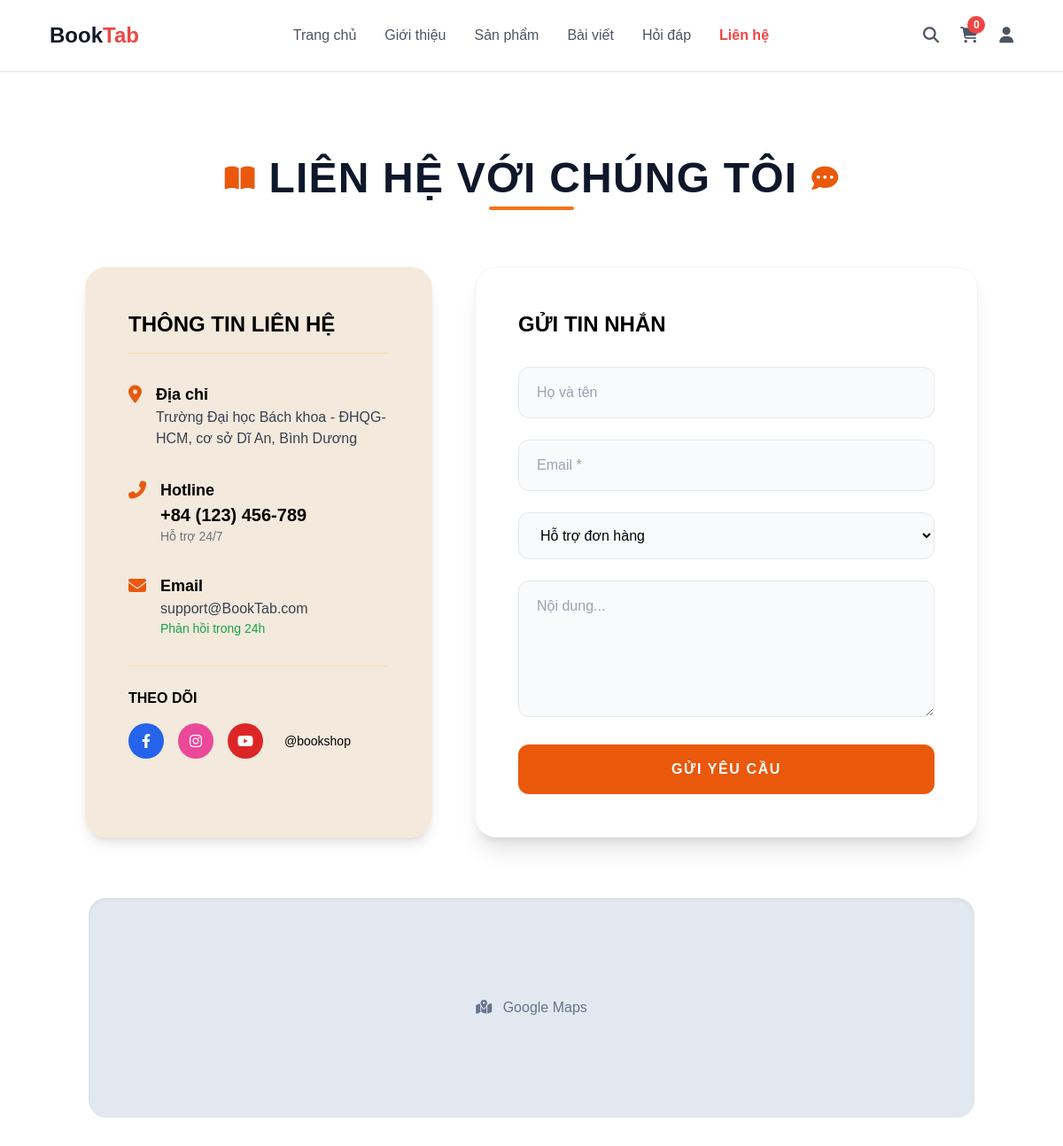
Screenshot of /public/index.php?page=contact with the database file from the repository.
### tables this page shows
CREATE TABLE companycontact (
    PhoneNumber VARCHAR(20),             
    Address NVARCHAR(500),               
    Email VARCHAR(255)                   
);

### app/models/CompanyContactModel.php (called while the page is built, shortened)
<?php
class CompanyContactModel
{
    private $conn;
    private $table = "companycontact";
    public function __construct($dbConnection)
    {
        $this->conn = $dbConnection;
    }
    public function getContactInfo()
    {
        $sql = "SELECT PhoneNumber, Address, Email FROM " . $this->table . " LIMIT 1";
        $stmt = $this->conn->prepare($sql);
        $stmt->execute();
        return $stmt->fetch(PDO::FETCH_ASSOC);
    }
}
?>

### app/controllers/ContactController.php (called while the page is built, shortened)
<?php
class ContactController extends BaseController
{
    public function index()
    {
        require_once "../app/models/CompanyContactModel.php";
        $companyContactModel = new CompanyContactModel($this->db);
        $contact = $companyContactModel->getContactInfo() ?: [];
    }
}
?>

### app/controllers/BaseController.php (called while the page is built, shortened)
<?php
class BaseController {
    public function __construct($dbConnection) {
        $this->db = $dbConnection;
    }
}
?>

### app/views/pages/Contact.php (the view, shortened to what this page needs)
<?php $contact = $GLOBALS['contact_data'] ?? []; ?>
<div class="max-w-6xl mx-auto px-4 py-16">
    <header class="text-center mb-16">
        <div class="flex justify-center items-center gap-4 mb-2">
            <i class="fas fa-book-open text-3xl text-orange-600" aria-hidden="true"></i>
            <h1 class="text-4xl md:text-5xl font-bold brand-font text-slate-900 uppercase tracking-wide">
                Liên Hệ Với Chúng Tôi
            </h1>
            <i class="fas fa-comment-dots text-3xl text-orange-600" aria-hidden="true"></i>
        </div>
        <div class="h-1 w-24 bg-orange-500 mx-auto rounded-full"></div>
    </header>
    <main class="grid grid-cols-1 lg:grid-cols-12 gap-12">
        <section class="lg:col-span-5 bg-[#f3e9dc] p-8 md:p-12 rounded-3xl shadow-lg border border-orange-100"
                 aria-labelledby="contact-info-title">
            <h2 id="contact-info-title"
                class="text-2xl font-bold brand-font mb-8 border-b border-orange-200 pb-4 uppercase">
                Thông tin liên hệ
            </h2>
            <div class="space-y-8">
                <div class="flex gap-4">
                    <i class="fas fa-map-marker-alt text-orange-600 text-xl" aria-hidden="true"></i>
                    <div>
                        <h3 class="font-bold text-lg">Địa chỉ</h3>
                        <p class="text-gray-700">
                            <?php echo htmlspecialchars($contact['Address'] ?? 'Chưa cập nhật'); ?>
                        </p>
                    </div>
                </div>
                <div class="flex gap-4">
                    <i class="fas fa-phone-alt text-orange-600 text-xl" aria-hidden="true"></i>
                    <div>
                        <h3 class="font-bold text-lg">Hotline</h3>
                        <a href="tel:<?php echo htmlspecialchars($contact['PhoneNumber'] ?? ''); ?>"
                           class="text-xl font-semibold hover:text-orange-600 transition">
                            <?php echo htmlspecialchars($contact['PhoneNumber'] ?? 'Chưa cập nhật'); ?>
                        </a>
                        <p class="text-sm text-gray-500">Hỗ trợ 24/7</p>
                    </div>
                </div>
                <div class="flex gap-4">
                    <i class="fas fa-envelope text-orange-600 text-xl" aria-hidden="true"></i>
                    <div>
                        <h3 class="font-bold text-lg">Email</h3>
                        <a href="mailto:<?php echo htmlspecialchars($contact['Email'] ?? ''); ?>"
                           class="text-gray-700 hover:text-orange-600 transition">
                            <?php echo htmlspecialchars($contact['Email'] ?? 'Chưa cập nhật'); ?>
                        </a>
                        <p class="text-sm text-green-600">Phản hồi trong 24h</p>
                    </div>
                </div>
                <div class="pt-6 border-t border-orange-200">
                    <h3 class="font-bold mb-4 uppercase">Theo dõi</h3>
                    <div class="flex gap-4 items-center">
                        <a href="#" class="w-10 h-10 bg-blue-600 text-white rounded-full flex items-center justify-center">
                            <i class="fab fa-facebook-f" aria-hidden="true"></i>
                        </a>
                        <a href="#" class="w-10 h-10 bg-pink-500 text-white rounded-full flex items-center justify-center">
                            <i class="fab fa-instagram" aria-hidden="true"></i>
                        </a>
                        <a href="#" class="w-10 h-10 bg-red-600 text-white rounded-full flex items-center justify-center">
                            <i class="fab fa-youtube" aria-hidden="true"></i>
                        </a>
                        <span class="text-sm ml-2">@bookshop</span>
                    </div>
                </div>
            </div>
        </section>
        <section class="lg:col-span-7 bg-white p-8 md:p-12 rounded-3xl shadow-xl border border-slate-100"
                 aria-labelledby="contact-form-title">
            <h2 id="contact-form-title"
                class="text-2xl font-bold brand-font mb-8 uppercase">
                Gửi tin nhắn
            </h2>
            <form action="<?php echo BASE_URL; ?>/public/index.php?page=contact-send"
                  method="POST"
                  class="space-y-6">
                <div>
                    <input type="text"
                           id="fullname"
                           name="fullname"
                           placeholder="Họ và tên"
                           class="w-full px-5 py-4 bg-slate-50 border rounded-xl focus:ring-2 focus:ring-orange-500">
                </div>
                <div>
                    <input type="email"
                           id="email"
                           name="email"
                           placeholder="Email *"
                           required
                           class="w-full px-5 py-4 bg-slate-50 border rounded-xl focus:ring-2 focus:ring-orange-500">
                </div>
                <div>
                    <select id="topic"
                            name="topic"
                            class="w-full px-5 py-4 bg-slate-50 border rounded-xl focus:ring-2 focus:ring-orange-500">
                        <option>Hỗ trợ đơn hàng</option>
                    </select>
                </div>
                <div>
                    <textarea id="message"
                              name="message"
                              rows="5"
                              placeholder="Nội dung..."
                              required
                              class="w-full px-5 py-4 bg-slate-50 border rounded-xl focus:ring-2 focus:ring-orange-500"></textarea>
                </div>
                <button type="submit"
                        class="w-full bg-orange-600 hover:bg-orange-700 text-white font-bold py-4 rounded-xl uppercase tracking-widest">
                    Gửi Yêu Cầu
                </button>
            </form>
        </section>
    </main>
    <section class="mt-16 rounded-3xl overflow-hidden shadow-inner h-64 bg-slate-200 flex items-center justify-center border-4 border-white"
             aria-label="Google Maps">
        <p class="text-slate-500">
            <i class="fas fa-map-marked-alt mr-2" aria-hidden="true"></i>
            Google Maps
        </p>
    </section>
</div>

### app/views/template.php (style rules this page uses)
* { margin: 0; padding: 0; box-sizing: border-box; }
body { font-family: 'Be Vietnam Pro', sans-serif; }

### rows the page displays
companycontact: Address "Trường Đại học Bách khoa - ĐHQG-HCM, cơ sở Dĩ An, Bình Dương", PhoneNumber "+84 (123) 456-789", Email "support@BookTab.com"
